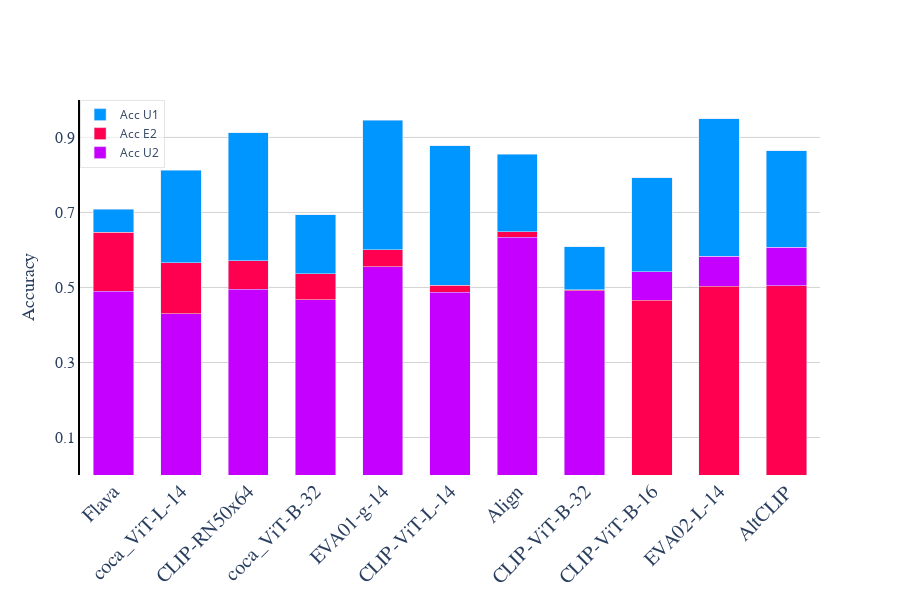

Here is the notebook cell this chart was saved with:
### Code cell
import plotly.graph_objects as go

acc_exp_color = 'rgba(0,150,255,1)'
acc_unexp_single_color = 'rgba(255,0,80,1)'
acc_unexp_color = 'rgba(198,0,255,1)'


fig = go.Figure()
bar_width = 0.6
for i, model in enumerate(listModels_sorted):
    acc_un_2 = acc_unexp_sortred[i]
    acc_exp_2 = acc_exp_sorted[i]
    acc_un_1 = acc_unexp_single_sorted[i]
    
    if acc_un_2 < acc_exp_2 and acc_exp_2 < acc_un_1:
        fig.add_trace(go.Bar(x=[model], y=[acc_un_1], marker_color=acc_unexp_color, name='Acc U2', showlegend=i == 0 , width=bar_width))
        fig.add_trace(go.Bar(x=[model], y=[acc_exp_2 - acc_un_2], marker_color=acc_unexp_single_color, name='Acc E2', base=acc_un_2, showlegend=i == 0, width=bar_width))
        fig.add_trace(go.Bar(x=[model], y=[acc_un_1 - acc_exp_2], marker_color=acc_exp_color, name='Acc U1', base=acc_exp_2, showlegend=i == 0, width=bar_width))
    elif acc_un_2 > acc_exp_2 and acc_un_2 < acc_un_1:
        fig.add_trace(go.Bar(x=[model], y=[acc_un_1], marker_color=acc_unexp_single_color, name='Unexplained Single', showlegend=i == 0, width=bar_width))
        fig.add_trace(go.Bar(x=[model], y=[acc_un_2 - acc_exp_2], marker_color=acc_unexp_color, name='Unexplained', base=acc_exp_2, showlegend=i == 0, width=bar_width))
        fig.add_trace(go.Bar(x=[model], y=[acc_un_1 - acc_un_2], marker_color=acc_exp_color, name='Explained', base=acc_un_2, showlegend=i == 0, width=bar_width))
    elif acc_un_2 < acc_exp_2 and acc_un_2 > acc_un_1:
        fig.add_trace(go.Bar(x=[model], y=[acc_exp_2], marker_color=acc_exp_color, name='Unexplained', showlegend=i == 0 , width=bar_width))
        fig.add_trace(go.Bar(x=[model], y=[acc_un_2 - acc_un_1], marker_color=acc_unexp_color, name='Unexplained Single', base=acc_un_1, showlegend=i == 0, width=bar_width))
        fig.add_trace(go.Bar(x=[model], y=[acc_exp_2 - acc_un_2], marker_color=acc_unexp_single_color, name='Explained', base=acc_un_2, showlegend=i == 0, width=bar_width))





fig.update_layout(
    paper_bgcolor='rgba(255,255,255,255)',
    plot_bgcolor='rgba(255,255,255,255)',
    xaxis=dict(
        tickmode='array',
        tickvals=[i for i in range(len(listModels_sorted))],
        ticktext=listModels_sorted,
        tickangle=-45,
        title_font=dict(size=20, family='Arial Bold, sans-serif'),
        tickfont=dict(size=20, family='Arial Bold, sans-serif'),
    ),
    yaxis=dict(
        title='Accuracy',
        title_font=dict(size=18, family='Arial Bold, sans-serif'),
        tickfont=dict(size=16, family='Arial Bold, sans-serif'),
        showline=True,
        linewidth=2,
        linecolor='black',
        tickmode='array',
        tickvals=[0.1, 0.3, 0.5, 0.7, 0.9 , 1],
        ticktext=['0.1', '0.3', '0.5', '0.7', '0.9' , '1.0'],
        gridcolor='lightgrey',
    ),
    barmode='stack',
    width=900,
    height=600,
    legend=dict(
        x=0.0,  
        y=1,  
        bgcolor='rgba(255, 255, 255, 0.6)',  
        bordercolor='Black',
        borderwidth=0.1
    )
)


fig.show(config={'displayModeBar': True, 'staticPlot': True})

### Figure 1 — Plotly figure (JSON) as saved in the notebook; plotly's stock layout.template omitted (floating-point values rounded to 4 significant figures)
{"data": [{"marker": {"color": "rgba(198,0,255,1)"}, "name": "Acc U2", "showlegend": true, "type": "bar", "width": 0.6, "x": ["Flava"], "y": [0.709]}, {"base": 0.4902, "marker": {"color": "rgba(255,0,80,1)"}, "name": "Acc E2", "showlegend": true, "type": "bar", "width": 0.6, "x": ["Flava"], "y": [0.1567]}, {"base": 0.6469, "marker": {"color": "rgba(0,150,255,1)"}, "name": "Acc U1", "showlegend": true, "type": "bar", "width": 0.6, "x": ["Flava"], "y": [0.06211]}, {"marker": {"color": "rgba(198,0,255,1)"}, "name": "Acc U2", "showlegend": false, "type": "bar", "width": 0.6, "x": ["coca_ViT-L-14"], "y": [0.813]}, {"base": 0.4301, "marker": {"color": "rgba(255,0,80,1)"}, "name": "Acc E2", "showlegend": false, "type": "bar", "width": 0.6, "x": ["coca_ViT-L-14"], "y": [0.1363]}, {"base": 0.5665, "marker": {"color": "rgba(0,150,255,1)"}, "name": "Acc U1", "showlegend": false, "type": "bar", "width": 0.6, "x": ["coca_ViT-L-14"], "y": [0.2465]}, {"marker": {"color": "rgba(198,0,255,1)"}, "name": "Acc U2", "showlegend": false, "type": "bar", "width": 0.6, "x": ["CLIP-RN50x64"], "y": [0.9126]}, {"base": 0.4958, "marker": {"color": "rgba(255,0,80,1)"}, "name": "Acc E2", "showlegend": false, "type": "bar", "width": 0.6, "x": ["CLIP-RN50x64"], "y": [0.07486]}, {"base": 0.5707, "marker": {"color": "rgba(0,150,255,1)"}, "name": "Acc U1", "showlegend": false, "type": "bar", "width": 0.6, "x": ["CLIP-RN50x64"], "y": [0.3419]}, {"marker": {"color": "rgba(198,0,255,1)"}, "name": "Acc U2", "showlegend": false, "type": "bar", "width": 0.6, "x": ["coca_ViT-B-32"], "y": [0.6934]}, {"base": 0.4669, "marker": {"color": "rgba(255,0,80,1)"}, "name": "Acc E2", "showlegend": false, "type": "bar", "width": 0.6, "x": ["coca_ViT-B-32"], "y": [0.06923]}, {"base": 0.5361, "marker": {"color": "rgba(0,150,255,1)"}, "name": "Acc U1", "showlegend": false, "type": "bar", "width": 0.6, "x": ["coca_ViT-B-32"], "y": [0.1573]}, {"marker": {"color": "rgba(198,0,255,1)"}, "name": "Acc U2", "showlegend": false, "type": "bar", "width": 0.6, "x": ["EVA01-g-14"], "y": [0.9458]}, {"base": 0.5557, "marker": {"color": "rgba(255,0,80,1)"}, "name": "Acc E2", "showlegend": false, "type": "bar", "width": 0.6, "x": ["EVA01-g-14"], "y": [0.04499]}, {"base": 0.6007, "marker": {"color": "rgba(0,150,255,1)"}, "name": "Acc U1", "showlegend": false, "type": "bar", "width": 0.6, "x": ["EVA01-g-14"], "y": [0.3451]}, {"marker": {"color": "rgba(198,0,255,1)"}, "name": "Acc U2", "showlegend": false, "type": "bar", "width": 0.6, "x": ["CLIP-ViT-L-14"], "y": [0.878]}, {"base": 0.4874, "marker": {"color": "rgba(255,0,80,1)"}, "name": "Acc E2", "showlegend": false, "type": "bar", "width": 0.6, "x": ["CLIP-ViT-L-14"], "y": [0.01814]}, {"base": 0.5055, "marker": {"color": "rgba(0,150,255,1)"}, "name": "Acc U1", "showlegend": false, "type": "bar", "width": 0.6, "x": ["CLIP-ViT-L-14"], "y": [0.3724]}, {"marker": {"color": "rgba(198,0,255,1)"}, "name": "Acc U2", "showlegend": false, "type": "bar", "width": 0.6, "x": ["Align"], "y": [0.8549]}, {"base": 0.6338, "marker": {"color": "rgba(255,0,80,1)"}, "name": "Acc E2", "showlegend": false, "type": "bar", "width": 0.6, "x": ["Align"], "y": [0.01503]}, {"base": 0.6489, "marker": {"color": "rgba(0,150,255,1)"}, "name": "Acc U1", "showlegend": false, "type": "bar", "width": 0.6, "x": ["Align"], "y": [0.206]}, {"marker": {"color": "rgba(198,0,255,1)"}, "name": "Acc U2", "showlegend": false, "type": "bar", "width": 0.6, "x": ["CLIP-ViT-B-32"], "y": [0.6091]}, {"base": 0.4908, "marker": {"color": "rgba(255,0,80,1)"}, "name": "Acc E2", "showlegend": false, "type": "bar", "width": 0.6, "x": ["CLIP-ViT-B-32"], "y": [0.003152]}, {"base": 0.4939, "marker": {"color": "rgba(0,150,255,1)"}, "name": "Acc U1", "showlegend": false, "type": "bar", "width": 0.6, "x": ["CLIP-ViT-B-32"], "y": [0.1152]}, {"marker": {"color": "rgba(255,0,80,1)"}, "name": "Unexplained Single", "showlegend": false, "type": "bar", "width": 0.6, "x": ["CLIP-ViT-B-16"], "y": [0.7919]}, {"base": 0.466, "marker": {"color": "rgba(198,0,255,1)"}, "name": "Unexplained", "showlegend": false, "type": "bar", "width": 0.6, "x": ["CLIP-ViT-B-16"], "y": [0.07551]}, {"base": 0.5415, "marker": {"color": "rgba(0,150,255,1)"}, "name": "Explained", "showlegend": false, "type": "bar", "width": 0.6, "x": ["CLIP-ViT-B-16"], "y": [0.2504]}, {"marker": {"color": "rgba(255,0,80,1)"}, "name": "Unexplained Single", "showlegend": false, "type": "bar", "width": 0.6, "x": ["EVA02-L-14"], "y": [0.9498]}, {"base": 0.5033, "marker": {"color": "rgba(198,0,255,1)"}, "name": "Unexplained", "showlegend": false, "type": "bar", "width": 0.6, "x": ["EVA02-L-14"], "y": [0.08038]}, {"base": 0.5837, "marker": {"color": "rgba(0,150,255,1)"}, "name": "Explained", "showlegend": false, "type": "bar", "width": 0.6, "x": ["EVA02-L-14"], "y": [0.3661]}, {"marker": {"color": "rgba(255,0,80,1)"}, "name": "Unexplained Single", "showlegend": false, "type": "bar", "width": 0.6, "x": ["AltCLIP"], "y": [0.865]}, {"base": 0.5044, "marker": {"color": "rgba(198,0,255,1)"}, "name": "Unexplained", "showlegend": false, "type": "bar", "width": 0.6, "x": ["AltCLIP"], "y": [0.103]}, {"base": 0.6074, "marker": {"color": "rgba(0,150,255,1)"}, "name": "Explained", "showlegend": false, "type": "bar", "width": 0.6, "x": ["AltCLIP"], "y": [0.2577]}], "layout": {"barmode": "stack", "height": 600, "legend": {"bgcolor": "rgba(255, 255, 255, 0.6)", "bordercolor": "Black", "borderwidth": 0.1, "x": 0, "y": 1}, "paper_bgcolor": "rgba(255,255,255,255)", "plot_bgcolor": "rgba(255,255,255,255)", "width": 900, "xaxis": {"tickangle": -45, "tickfont": {"family": "Arial Bold, sans-serif", "size": 20}, "tickmode": "array", "ticktext": ["Flava", "coca_ViT-L-14", "CLIP-RN50x64", "coca_ViT-B-32", "EVA01-g-14", "CLIP-ViT-L-14", "Align", "CLIP-ViT-B-32", "CLIP-ViT-B-16", "EVA02-L-14", "AltCLIP"], "tickvals": [0, 1, 2, 3, 4, 5, 6, 7, 8, 9, 10], "title": {"font": {"family": "Arial Bold, sans-serif", "size": 20}}}, "yaxis": {"gridcolor": "lightgrey", "linecolor": "black", "linewidth": 2, "showline": true, "tickfont": {"family": "Arial Bold, sans-serif", "size": 16}, "tickmode": "array", "ticktext": ["0.1", "0.3", "0.5", "0.7", "0.9", "1.0"], "tickvals": [0.1, 0.3, 0.5, 0.7, 0.9, 1], "title": {"font": {"family": "Arial Bold, sans-serif", "size": 18}, "text": "Accuracy"}}}}
